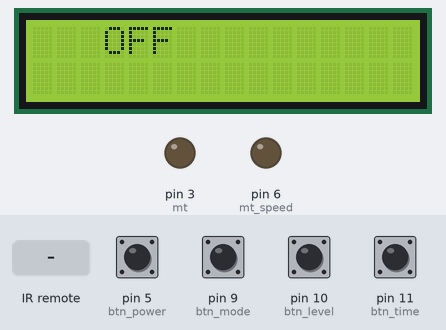
Recording of a sketch running on a simulated Arduino Uno, built with avr-gcc and run on an emulated ATmega328P. Shown: 16×2 character LCD, output pins drawn as LEDs (lit = HIGH). Dashed ring = blinking. The inputs (shaded band) are chosen by the test bench; at power-on: pin 5 (btn_power), pin 9 (btn_mode), pin 10 (btn_level), pin 11 (btn_time) HIGH. What the sketch prints to the serial monitor is not drawn.

Above: at 1.2 s.
1.3 s: pin 5 (btn_power) pulled LOW for 0.15 s
At 1.8 s:
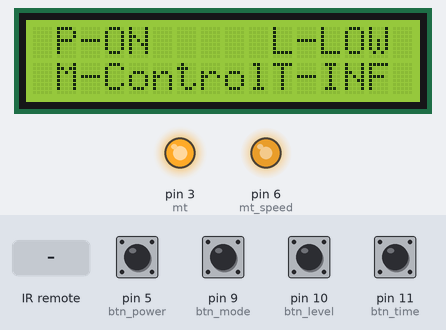
4.4 s: pin 9 (btn_mode) pulled LOW for 0.15 s
At 5.0 s:
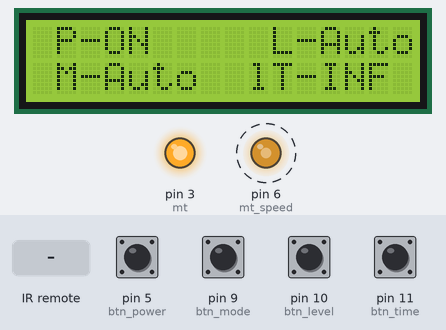
5.1 s: infrared code 0xFFA25D received
At 5.34 s:
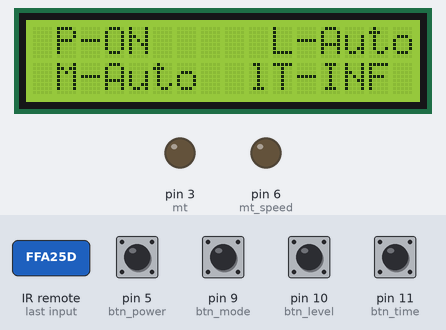
8.1 s: pin 5 (btn_power) pulled LOW for 1 s
At 9.31 s:
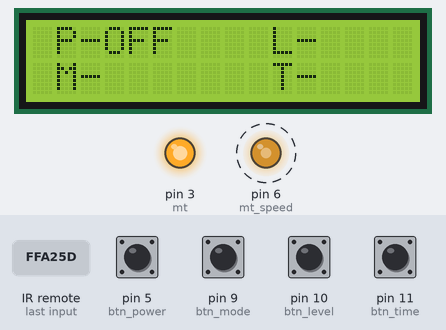
9.7 s: pin 11 (btn_time) pulled LOW for 1 s
At 10.29 s:
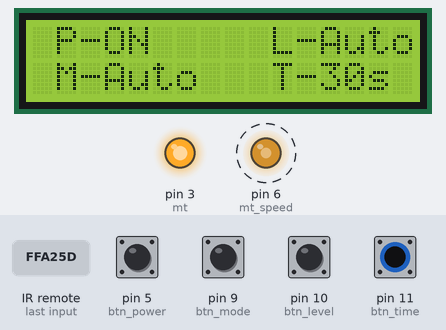
11.3 s: infrared code 0xFF629D received
At 12.6 s:
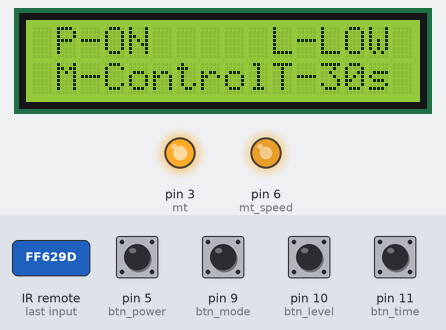
Timing chart, 0 to 41.4 s (numbered marks = the images above; inputs shaded):
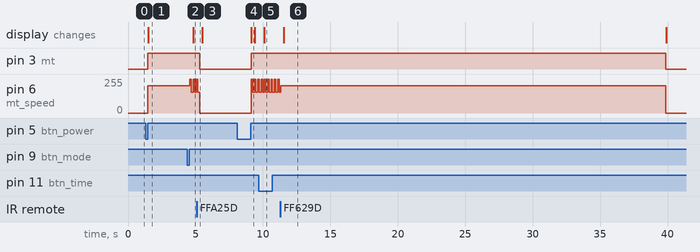

Measured:
- after the input at 1.3 s, pin 3 (mt): LOW → HIGH after 0.16 s; pin 6 (mt_speed): 0/255 → 205/255 after 0.16 s; the display: changes after 0.19 s (image 1)
- after the input at 4.4 s, pin 6 (mt_speed): alternates 254/255 for 0.10 s and 156/255 for 0.14 s, starting after 0.18 s; the display: changes after 0.43 s (image 2)
- after the input at 5.1 s, pin 3 (mt): HIGH → LOW after 0.21 s
- after the input at 8.1 s, pin 3 (mt): LOW → HIGH after 1.0 s; pin 6 (mt_speed): alternates 254/255 for 0.10 s and 156/255 for 0.14 s, starting after 1.0 s; the display: changes after 1.0 s (image 4)
- after the input at 9.7 s, the display: changes after 0.42 s (image 5)
- after the input at 11.3 s, the display: changes after 0.25 s (image 6)

The sketch:

My_arduino_fan.ino
```cpp
/////////////////////////////////////////////////////// 라이브러리 등 필요한 변수 선언

extern volatile unsigned long timer0_millis;

unsigned long c_time1 = 1000*30;
unsigned long c_time2 = 1000*60;

#include <LiquidCrystal_I2C.h>
LiquidCrystal_I2C lcd(0x27,16,2);

#include <IRremote.h>
int recvPin = A0;
IRrecv irrecv(recvPin);
decode_results results;

int mt = 3;
int mt_speed = 6;

int btn_power = 5;  // 전원 버튼
int pbtn_chk = -1;
int pbtn = 0;
int bf_pbtn = LOW;
char power[10];

int btn_mode = 9;   // 모드 변경 버튼
int mbtn_chk = -1;
int mbtn = 0;
int bf_mbtn = LOW;
char mode[10];

int btn_level = 10; // 바람 세기 버튼
int lbtn_chk = 1;
int lbtn = 0;
int bf_lbtn = LOW;
char level[10];

int btn_time = 11;  // 타이머 버튼
int tbtn_chk = 1;
int tbtn = 0;
int bf_tbtn = LOW;
char timer_n[10];

///////////////////////////////////////////////////////   전원 관련

void pbtn_chg(){    // 파워 버튼의 변화를 읽어와 상태를 변환한다.
  pbtn = digitalRead(btn_power);
  if((pbtn == HIGH && bf_pbtn == LOW)){
    pbtn_chk *= -1;
  }
  bf_pbtn = pbtn;
}

///////////////////////////////////////////////////////  모드 관련

void mbtn_chg(){    // 모드 버튼의 변화를 읽어와 상태를 변환한다.
  mbtn = digitalRead(btn_mode);
  if(mbtn == HIGH && bf_mbtn == LOW){
    mbtn_chk *= -1;
  }
  bf_mbtn = mbtn;
}

///////////////////////////////////////////////////////  바람 세기 관련

void level_chg_btn(){   // 레벨 버튼의 변화를 읽어와 상태를 변환한다.
  lbtn = digitalRead(btn_level);
  if(lbtn == LOW && bf_lbtn == HIGH){
    lbtn_chk += 1;
    if(lbtn_chk > 3){
       lbtn_chk = 1;
    }
  }
  bf_lbtn = lbtn;
}

void level_cnt(){   // 레벨의 상태를 알려주고, 기능을 실행한다
  if(lbtn_chk == 1){
    analogWrite(mt_speed, 205);
    digitalWrite(mt, HIGH);
    strcpy(level, "LOW");
  }else if(lbtn_chk == 2){
    analogWrite(mt_speed, 230);
    digitalWrite(mt, HIGH);
    strcpy(level, "MID");
  }else if(lbtn_chk == 3){
    analogWrite(mt_speed, 255);
    digitalWrite(mt, HIGH);
    strcpy(level, "HIGH");
  }
}

///////////////////////////////////////////////////////  타이머 관련

void timer_chg(){   // 타이머 버튼의 변화를 읽어와 상태를 변환한다.
  tbtn = digitalRead(btn_time);
  if(tbtn == LOW && bf_tbtn == HIGH){
    tbtn_chk += 1;
    if(tbtn_chk > 3){
       tbtn_chk = 1;
    }
  }
  bf_tbtn = tbtn;
}

void time_off(){    // 타이머의 시간이 다되었을 때 초기화를 도와준다
  analogWrite(mt_speed, 0);
  digitalWrite(mt, LOW);
  pbtn_chk = 1;
  mbtn_chk = 1;
  timer0_millis = 0;
}

void timer_cnt(){   // 타이머의 상태를 알려주고, 기능을 실행한다
  if(tbtn_chk == 1){
    timer0_millis = 0;
    strcpy(timer_n, "INF");
  }else if(tbtn_chk == 2){
    if(millis() >= c_time1){
      time_off();
    }
    strcpy(timer_n, "30s");
  }else if(tbtn_chk == 3){
    if(millis() >= c_time2){
      time_off();
    }
    strcpy(timer_n, "60s");
  }
}

/////////////////////////////////////////////////////// 리모컨 관련

void remote_chg(){ // 리모컨의 변화를 읽어와 상태를 변환한다.
  if(irrecv.decode(&results)){
    if(results.value == 0xFFA25D){ // 전원 버튼
        pbtn_chk *= -1;
    }else if(results.value == 0xFF629D && pbtn_chk == -1){ // 모드 버튼
      mbtn_chk *= -1;
    }else if(results.value == 0xFF906F && pbtn_chk == -1 && mbtn_chk == 1){ // + 버튼
      lbtn_chk += 1;
      if(lbtn_chk > 3){
       lbtn_chk = 3;
      }
    }else if(results.value == 0xFFA857 && pbtn_chk == -1 && mbtn_chk == 1){ // - 버튼
      lbtn_chk -= 1;
      if(lbtn_chk < 1){
       lbtn_chk = 1;
      }
    }else if(results.value == 0xFF30CF && pbtn_chk == -1){ // 1 버튼
      tbtn_chk = 1;
    }else if(results.value == 0xFF18E7 && pbtn_chk == -1){ // 2 버튼
      tbtn_chk = 2;
    }else if(results.value == 0xFF7A85 && pbtn_chk == -1){ // 3 버튼
      tbtn_chk = 3;
    }
    irrecv.resume();
  }
}

///////////////////////////////////////////////////////

void setup(){
  Serial.begin(9600);
  irrecv.enableIRIn();
  pinMode(mt, OUTPUT);
  pinMode(btn_power, INPUT_PULLUP);
  pinMode(btn_mode, INPUT_PULLUP);
  pinMode(btn_level, INPUT_PULLUP);
  pinMode(btn_time, INPUT_PULLUP);

  lcd.init();
  lcd.backlight();
}

void loop(){
  pbtn_chg();
  remote_chg();

  lcd.setCursor(1,0);
  lcd.print("P-");    // 파워
  if(pbtn_chk == 1){
    analogWrite(mt_speed, 0);
    digitalWrite(mt, LOW);
    strcpy(power, "OFF");
    lcd.setCursor(0,0);
    lcd.print("                ");
    lcd.setCursor(0,1);
    lcd.print("                ");

  }else if(pbtn_chk == -1){
    mbtn_chg();
    timer_chg();

    Serial.println(tbtn_chk);
    strcpy(power, "ON");

    lcd.setCursor(1,1);
    lcd.print("M-");  // 모드

    lcd.setCursor(10,0);
    lcd.print("L-");  // 레벨

    lcd.setCursor(10,1);
    lcd.print("T-");  // 타이머

    timer_cnt();

    if(mbtn_chk == 1){
      level_chg_btn();
      strcpy(mode, "Control");

      level_cnt();

      lcd.setCursor(12, 0);
      lcd.print("    ");
      lcd.setCursor(12, 0);
      lcd.print(level);

    }else if(mbtn_chk == -1){
      int i = 0;

      strcpy(mode, "Auto");
      strcpy(level, "Auto");

      for(i = 155; i < 255; i++){
        analogWrite(mt_speed, i);
        digitalWrite(mt, HIGH);
      }
      delay(100);
      for(i = 255; i > 155; i--){
        analogWrite(mt_speed, i);
        digitalWrite(mt, HIGH);
      }
      delay(100);

      timer_cnt();

      lcd.setCursor(12, 0);
      lcd.print("    ");
      lcd.setCursor(12, 0);
      lcd.print(level);
    }
    lcd.setCursor(3,1);
    lcd.print("      ");
    lcd.setCursor(3,1);
    lcd.print(mode);

    lcd.setCursor(12,1);
    lcd.print(timer_n);
  }
  lcd.setCursor(3,0);
  lcd.print("    ");
  lcd.setCursor(3,0);
  lcd.print(power);
}

// https://www.youtube.com/watch?v=kcLsvOhKnb0
```
